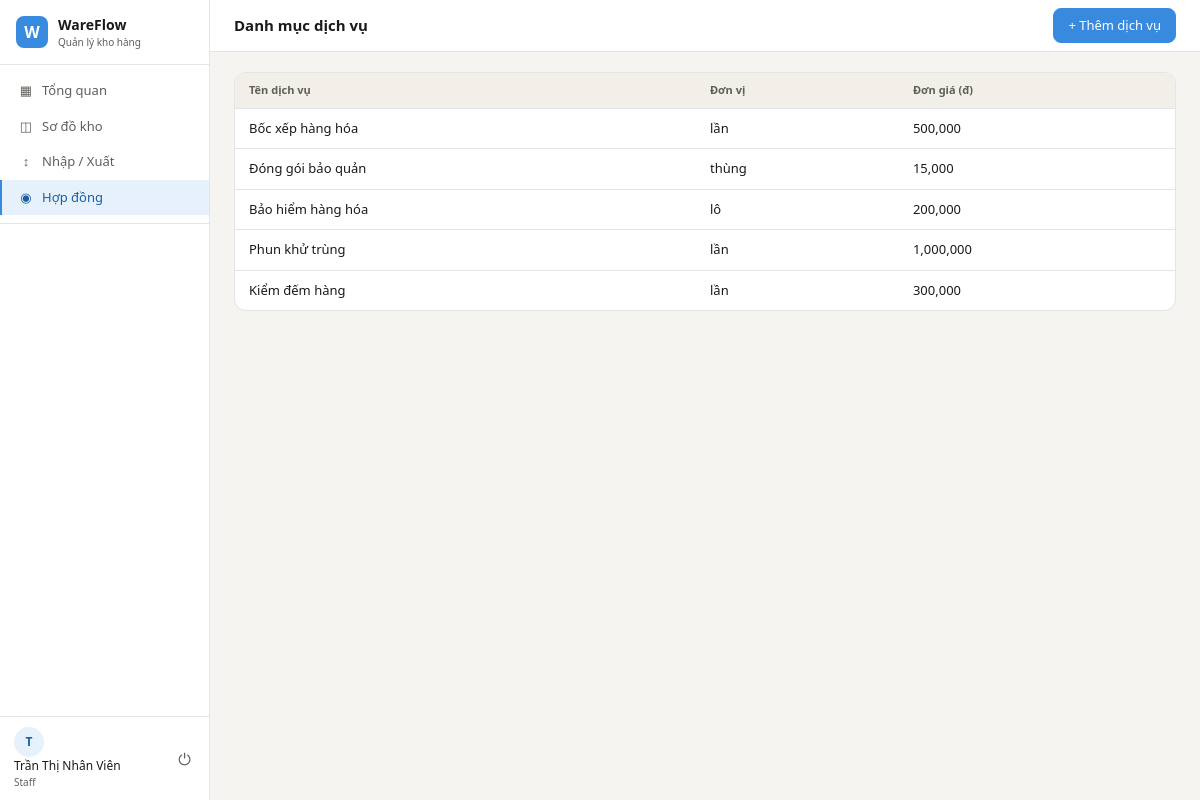
The page /contracts/services (signed in) on the database its author committed.
### app/models/__init__.py (models this page shows, shortened)
class User(UserMixin, db.Model):
    __tablename__ = 'users'
    id           = db.Column(db.Integer, primary_key=True)
    username     = db.Column(db.String(80), unique=True, nullable=False)
    email        = db.Column(db.String(120), unique=True, nullable=False)
    password_hash = db.Column(db.String(256), nullable=False)
    full_name    = db.Column(db.String(150))
    phone        = db.Column(db.String(20))
    role         = db.Column(db.String(20), default=UserRole.STAFF.value)
    is_active    = db.Column(db.Boolean, default=True)
    created_at   = db.Column(db.DateTime, default=datetime.utcnow)
    def is_admin(self):
        return self.role == UserRole.ADMIN.value

class Service(db.Model):
    __tablename__ = 'services'
    id          = db.Column(db.Integer, primary_key=True)
    name        = db.Column(db.String(100), nullable=False)  # Bốc xếp, Đóng gói...
    unit        = db.Column(db.String(30))                   # lần, kg, m3
    unit_price  = db.Column(db.Float, default=0)

### app/routes/contracts.py (the view)
@contracts_bp.route('/services')
@login_required
def service_list():
    services = Service.query.all()
    return render_template('contracts/services.html', services=services)

### app/models/__init__.py (called while the page is built)
@login_manager.user_loader
def load_user(user_id):
    return User.query.get(int(user_id))

### run.py (called while the page is built)
@app.context_processor
def inject_globals():
    from datetime import datetime
    return {'now': datetime.now()}

### app/templates/contracts/services.html (shortened to what this page needs)
{% extends 'base.html' %}
{% block page_title %}Danh mục dịch vụ{% endblock %}
{% block topbar_actions %}
<a href="{{ url_for('contracts.service_create') }}" class="btn btn-primary">+ Thêm dịch vụ</a>
{% endblock %}
{% block content %}
<div class="panel">
  <div class="table-wrap">
    <table>
      <thead>
        <tr>
          <th>Tên dịch vụ</th>
          <th>Đơn vị</th>
          <th>Đơn giá (đ)</th>
        </tr>
      </thead>
      <tbody>
        {% for s in services %}
        <tr>
          <td>{{ s.name }}</td>
          <td>{{ s.unit }}</td>
          <td>{{ '{:,.0f}'.format(s.unit_price) }}</td>
        </tr>
        {% else %}
        <tr>
          <td colspan="3" style="text-align:center;padding:24px;color:var(--text-muted)">Chưa có dịch vụ</td>
        </tr>
        {% endfor %}
      </tbody>
    </table>
  </div>
</div>
{% endblock %}

### app/templates/base.html (shortened to what this page needs)
<!DOCTYPE html>
<html lang="vi">
<head>
  <link rel="stylesheet" href="{{ url_for('static', filename='css/main.css') }}">
</head>
<body>
{% if current_user.is_authenticated %}
<div class="app-layout">
  <aside class="sidebar">
    <div class="sidebar-logo">
      <div class="logo-icon">W</div>
      <div>
        <div class="logo-name">WareFlow</div>
        <div class="logo-sub">Quản lý kho hàng</div>
      </div>
    </div>
    <nav class="sidebar-nav">
      <a href="{{ url_for('dashboard.index') }}"
         class="nav-item {% if request.endpoint == 'dashboard.index' %}active{% endif %}">
        <span class="nav-icon">▦</span> Tổng quan
      </a>
      <a href="{{ url_for('warehouse.index') }}"
         class="nav-item {% if 'warehouse' in request.endpoint %}active{% endif %}">
        <span class="nav-icon">◫</span> Sơ đồ kho
      </a>
      <a href="{{ url_for('logistics.index') }}"
         class="nav-item {% if 'logistics' in request.endpoint %}active{% endif %}">
        <span class="nav-icon">↕</span> Nhập / Xuất
      </a>
      <a href="{{ url_for('contracts.index') }}"
         class="nav-item {% if 'contracts' in request.endpoint %}active{% endif %}">
        <span class="nav-icon">◉</span> Hợp đồng
      </a>
      <div class="nav-divider"></div>
    </nav>
    <div class="sidebar-footer">
      <div class="user-info">
        <div class="user-avatar">{{ current_user.full_name[0] if current_user.full_name else current_user.username[0] }}</div>
        <div>
          <div class="user-name">{{ current_user.full_name or current_user.username }}</div>
          <div class="user-role">{{ current_user.role | capitalize }}</div>
        </div>
      </div>
      <a href="{{ url_for('auth.logout') }}" class="logout-btn" title="Đăng xuất">⏻</a>
    </div>
  </aside>
  <div class="main-content">
    <header class="topbar">
      <h1 class="page-title">{% block page_title %}{% endblock %}</h1>
      <div class="topbar-actions">{% block topbar_actions %}{% endblock %}</div>
    </header>
    <div class="content-body">
      {% block content %}{% endblock %}
    </div>
  </div>
</div>
{% else %}
  {% block auth_content %}{% endblock %}
{% endif %}
</body>
</html>

### app/static/css/main.css (style rules this page uses)
:root { --blue: #378ADD; --blue-dark: #185FA5; --blue-bg: #E6F1FB; --green: #3B6D11; --green-bg: #EAF3DE; --amber: #BA7517; --amber-bg: #FAEEDA; --red: #A32D2D; --red-bg: #FCEBEB; --pink: #993556; --pink-bg: #FBEAF0; --gray: #888780; --gray-bg: #F1EFE8; --text: #1a1a18; --text-muted:#5F5E5A; --border: rgba(0,0,0,0.10); --bg: #F5F4F0; --surface: #FFFFFF; --sidebar-w: 210px; --topbar-h: 52px; --radius: 8px; --radius-lg: 12px; }
* { box-sizing: border-box; margin: 0; padding: 0; }
body { font-family: 'Segoe UI', system-ui, sans-serif; font-size: 14px; color: var(--text); background: var(--bg); line-height: 1.5; }
a { text-decoration: none; color: inherit; }
.app-layout { display: flex; height: 100vh; overflow: hidden; }
.sidebar { width: var(--sidebar-w); background: var(--surface); border-right: 1px solid var(--border); display: flex; flex-direction: column; flex-shrink: 0; }
.sidebar-logo { display: flex; align-items: center; gap: 10px; padding: 14px 16px; border-bottom: 1px solid var(--border); }
.logo-icon { width: 32px; height: 32px; background: var(--blue); color: #fff; border-radius: 8px; display: flex; align-items: center; justify-content: center; font-weight: 700; font-size: 16px; }
.logo-name { font-weight: 600; font-size: 14px; }
.logo-sub { font-size: 10px; color: var(--text-muted); }
.sidebar-nav { flex: 1; padding: 8px 0; overflow-y: auto; }
.nav-item { display: flex; align-items: center; gap: 8px; padding: 8px 16px; font-size: 13px; color: var(--text-muted); border-left: 2px solid transparent; transition: all 0.12s; cursor: pointer; }
.nav-item.active { background: var(--blue-bg); color: var(--blue-dark); border-left-color: var(--blue); font-weight: 500; }
.nav-icon { font-size: 13px; width: 16px; text-align: center; }
.nav-divider { height: 1px; background: var(--border); margin: 8px 0; }
.sidebar-footer { border-top: 1px solid var(--border); padding: 10px 14px; display: flex; align-items: center; gap: 8px; }
.user-avatar { width: 30px; height: 30px; border-radius: 50%; background: var(--blue-bg); color: var(--blue-dark); display: flex; align-items: center; justify-content: center; font-weight: 600; font-size: 12px; flex-shrink: 0; }
.user-name { font-size: 12px; font-weight: 500; }
.user-role { font-size: 10px; color: var(--text-muted); }
.logout-btn { margin-left: auto; color: var(--text-muted); font-size: 16px; padding: 4px; cursor: pointer; border-radius: 4px; }
.main-content { flex: 1; display: flex; flex-direction: column; overflow: hidden; }
.topbar { height: var(--topbar-h); background: var(--surface); border-bottom: 1px solid var(--border); padding: 0 24px; display: flex; align-items: center; justify-content: space-between; flex-shrink: 0; }
.page-title { font-size: 15px; font-weight: 600; }
.topbar-actions { display: flex; align-items: center; gap: 8px; }
.content-body { flex: 1; overflow-y: auto; padding: 20px 24px; }
.panel { background: var(--surface); border: 1px solid var(--border); border-radius: var(--radius-lg); overflow: hidden; }
.table-wrap { overflow-x: auto; }
table { width: 100%; border-collapse: collapse; }
thead th { background: var(--gray-bg); padding: 9px 14px; font-size: 11px; font-weight: 600; color: var(--text-muted); text-align: left; border-bottom: 1px solid var(--border); white-space: nowrap; }
tbody td { padding: 10px 14px; border-bottom: 1px solid var(--border); font-size: 13px; vertical-align: middle; }
tbody tr:last-child td { border-bottom: none; }
.btn { display: inline-flex; align-items: center; gap: 6px; padding: 7px 14px; border-radius: var(--radius); border: 1px solid var(--border); background: var(--surface); color: var(--text); font-size: 13px; font-family: inherit; cursor: pointer; transition: all 0.12s; white-space: nowrap; }
.btn-primary { background: var(--blue); color: #fff; border-color: var(--blue); }

### rows shown on the page
User: full_name "T", full_name "Trần Thị Nhân Viên", role "Staff"
Service: name "Bốc xếp hàng hóa", unit "lần", unit_price "500,000"
Service: name "Đóng gói bảo quản", unit "thùng", unit_price "15,000"
Service: name "Bảo hiểm hàng hóa", unit "lô", unit_price "200,000"
Service: name "Phun khử trùng", unit "lần", unit_price "1,000,000"
Service: name "Kiểm đếm hàng", unit "lần", unit_price "300,000"
